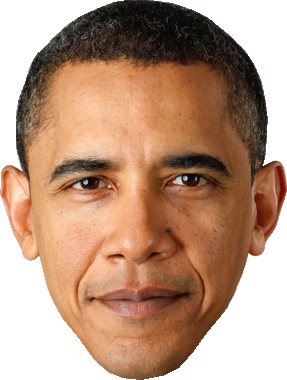
#> input picture face.png, 287 x 380 px
$ python face_swap.py face.png face.png
#> lines starting #> are read from the running program, lines starting #| are printed output that depends on the picture
from __future__ import print_function
import cv2
import imageio
import numpy as np


def resizeFaceWithinBox(face, width, height):
    return cv2.resize(face, (width, height))

def copyFaceWithinBox(image, face, xPos, yPos, width, height):

    face = resizeFaceWithinBox(face, width, height)

    hasAlpha = face.shape[2] == 4

    # split out the alpha channel
    if hasAlpha:
        b,g,r,mask = cv2.split(face)
        # do a threshold mask to zero out pixel using alpha channel
        face = cv2.bitwise_and(face, face, mask=mask)
        # drop the alpha channel
        face = face[:,:,:3]

    # Find locations of indices to slice
    locs = np.where(face != 0)

    # Slice the indices for the face location
    image[locs[0]+yPos, locs[1]+xPos, locs[2]] = face[locs[0], locs[1], locs[2]]

    return image

def findFaces(image, cascPath="haarcascade_frontalface_default.xml"):

    faceCascade = cv2.CascadeClassifier(cascPath)
    gray = cv2.cvtColor(image, cv2.COLOR_BGR2GRAY)

    faces = faceCascade.detectMultiScale(
        gray,
        scaleFactor=1.1,
        minNeighbors=5,
        minSize=(30, 30),
        flags = cv2.CASCADE_SCALE_IMAGE
    )
    return faces

def getFrames(imagePath):
    frames = imageio.mimread(imagePath)
    return frames

# [4 lines left out: function saveGifImage, not called in this run]

def readImage(imagePath):
    return cv2.imread(imagePath)

# [76 lines left out: functions readTransparentImage, replaceFaces, swapFacesUsingFrameData, plastgifSurgery, not called in this run]


if __name__ == "__main__":

    import sys

    imagePath = sys.argv[1]
    facePath = sys.argv[2]
    image = cv2.imread(imagePath)
#> image is the input picture: shape (380, 287, 3); mean B, G, R 128.1, 150.5, 185.4
    face = cv2.imread(facePath, -1)

    locs = findFaces(image)
#> in findFaces, `gray = cv2.cvtColor(image, cv2.COLOR_BGR2GRAY)`:
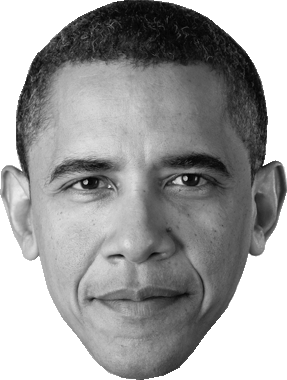
#> gray: shape (380, 287); min 0, max 255, mean 158.4
#> in findFaces, `faces = faceCascade.detectMultiScale( gray, scaleFactor=1.1, minNeighb..`: faces = [[21, 91, 228, 228]]
#> locs = [[21, 91, 228, 228]]
    image = copyFaceWithinBox(
        image,
        face,
        locs[0][0],
        locs[0][1],
        locs[0][2],
        locs[0][3]
    )
#> in copyFaceWithinBox, `b,g,r,mask = cv2.split(face)`:
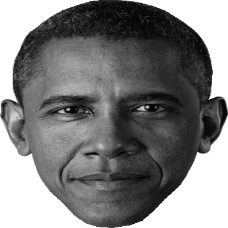
#> b: shape (228, 228); min 2, max 255, mean 128.1
#> in copyFaceWithinBox, `b,g,r,mask = cv2.split(face)`:
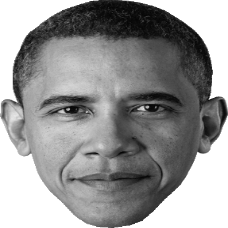
#> g: shape (228, 228); min 5, max 255, mean 150.5
#> in copyFaceWithinBox, `b,g,r,mask = cv2.split(face)`:
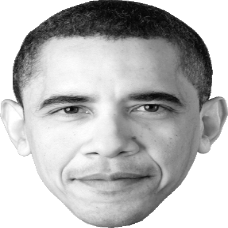
#> r: shape (228, 228); min 4, max 255, mean 185.3
#> in copyFaceWithinBox, `b,g,r,mask = cv2.split(face)`:
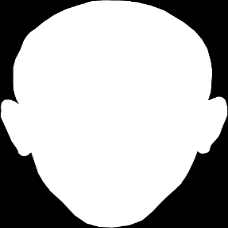
#> mask: shape (228, 228); min 0, max 255, mean 179.9
#> in copyFaceWithinBox, `face = cv2.bitwise_and(face, face, mask=mask)`:
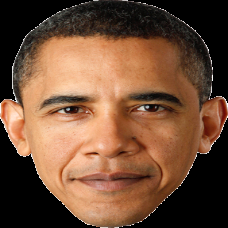
#> face: shape (228, 228, 4); mean of channels 0, 1, 2, 3 55.9, 78.3, 113.2, 179.9; drawn as B, G, R
#> in copyFaceWithinBox, `image[locs[0]+yPos, locs[1]+xPos, locs[2]] = face[locs[0], locs[1], lo..`:
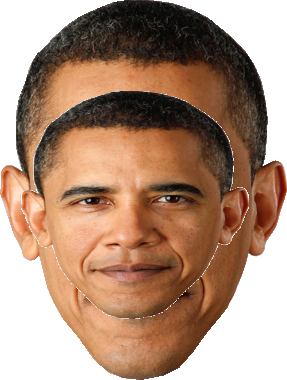
#> image: shape (380, 287, 3); mean B, G, R 122.6, 143.2, 175.1

    cv2.imwrite("trimmed.png", image)
